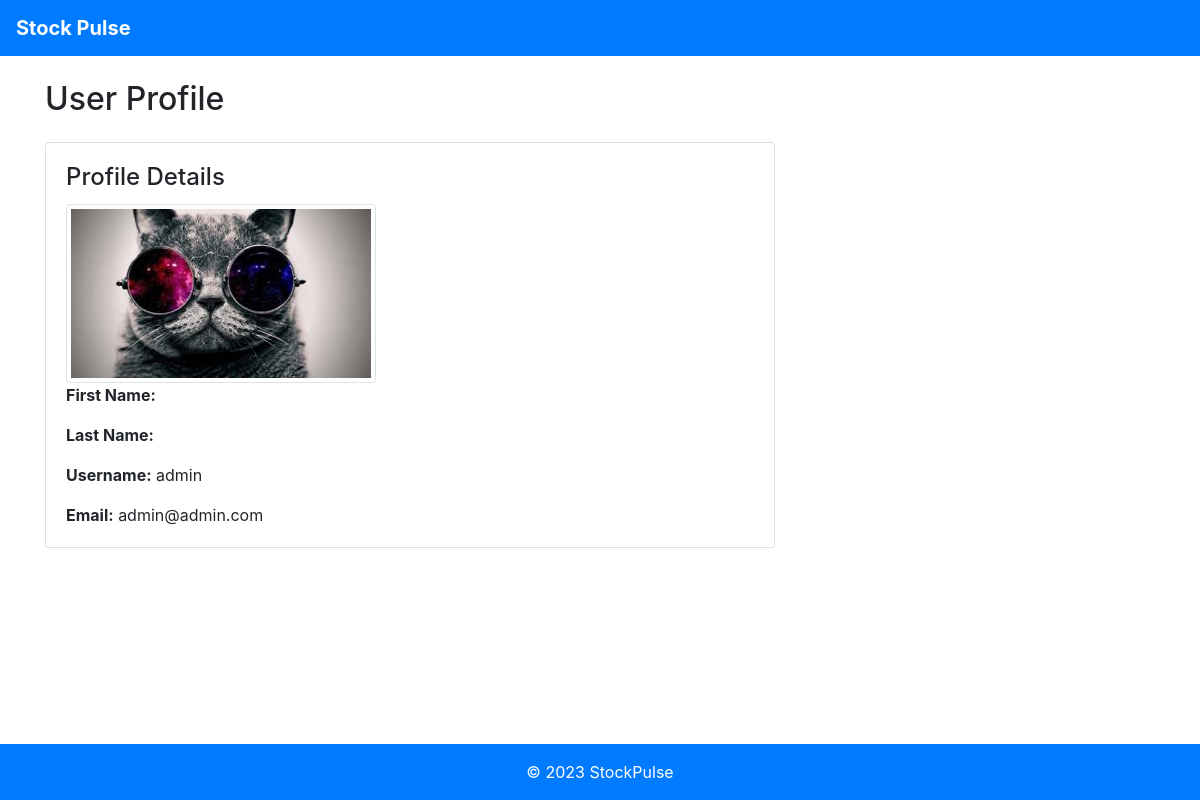
Screenshot of /info/ (signed in) with the database file from the repository.
### accounts/models.py (models this page shows, shortened)
class CustomUser(AbstractBaseUser, PermissionsMixin):
    email = models.EmailField()
    first_name = models.CharField(max_length=50)
    last_name = models.CharField(max_length=50)
    username = models.CharField(max_length=20, unique=True)
    profile_picture = models.ImageField(upload_to='profile_pics', default='profile_pics/default.jpg')
    is_active = models.BooleanField(default=True)
    is_staff = models.BooleanField(default=False)
    is_superuser = models.BooleanField(default=False)
    date_joined = models.DateTimeField(default=timezone.now)
    objects = CustomUserManager()
    USERNAME_FIELD = 'username'
    REQUIRED_FIELDS = ['email']
    groups = models.ManyToManyField(
        'auth.Group',
        related_name='custom_users',  # Add this related_name
        blank=True,
        verbose_name='groups',
        help_text='The groups this user belongs to. A user will get all permissions granted to each of their groups.',
    )
    user_permissions = models.ManyToManyField(
        'auth.Permission',
        related_name='custom_users',  # Add this related_name
        blank=True,
        verbose_name='user permissions',
        help_text='Specific permissions for this user.',
        related_query_name='custom_user',
    )

### accounts/views.py (the view)
# urls.py: path('info/', views.user_info, name='info'),
@login_required
def user_info(request):
    user = request.user
    return render(request, 'accounts/user_info.html', {'user': user})

### accounts/templates/accounts/user_info.html (shortened to what this page needs)
<!DOCTYPE html>
<html lang="en">
<head>
    <link href="https://stackpath.bootstrapcdn.com/bootstrap/4.3.1/css/bootstrap.min.css" rel="stylesheet">
</head>
<body>
    <nav class="navbar navbar-expand-lg navbar-dark bg-primary">
        <a class="navbar-brand" href="#"><b>Stock Pulse</b></a>
    </nav>
    <div class="container">
        <h2 class="my-4">User Profile</h2>
        <div class="row">
            <div class="col-md-8">
                <div class="card">
                    <div class="card-body">
                        <h4 class="card-title">Profile Details</h4>
                        <img src="{{ user.profile_picture.url }}" alt="Profile Picture" class="img-fluid img-thumbnail">
                        <p class="card-text">
                            <strong>First Name:</strong> {{ user.first_name }}
                        </p>
                        <p class="card-text">
                            <strong>Last Name:</strong> {{ user.last_name }}
                        </p>
                        <p class="card-text">
                            <strong>Username:</strong> {{ user.username }}
                        </p>
                        <p class="card-text">
                            <strong>Email:</strong> {{ user.email }}
                        </p>
                    </div>
                </div>
            </div>
        </div>
    </div>
    <footer class="footer mt-auto py-3 bg-primary fixed-bottom text-white">
        <div class="container text-center">
            <span>© 2023 StockPulse</span>
        </div>
    </footer>
</body>
</html>

### rows the page displays
CustomUser: profile_picture (placeholder picture), username "admin", email "admin@admin.com"
